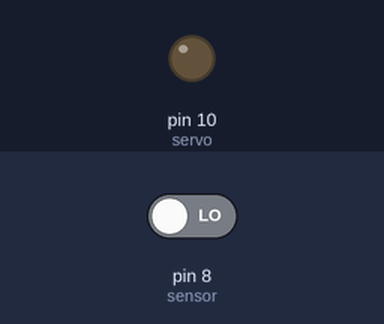
Simulated run of this sketch. Board: Arduino Uno, built with avr-gcc and run on an emulated ATmega328P. Parts: output pins drawn as LEDs (lit = HIGH). The inputs (shaded band) are chosen by the test bench; at power-on: pin 8 (sensor) LOW.

Above: at 1.2 s.
1.3 s: pin 8 (sensor) driven HIGH
At 1.7 s:
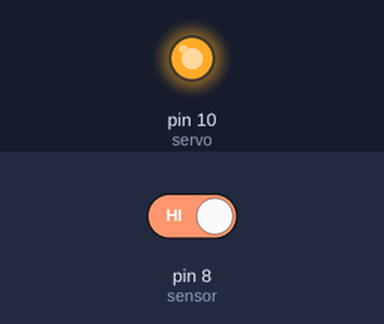
2.8 s: pin 8 (sensor) driven LOW
At 4.1 s:
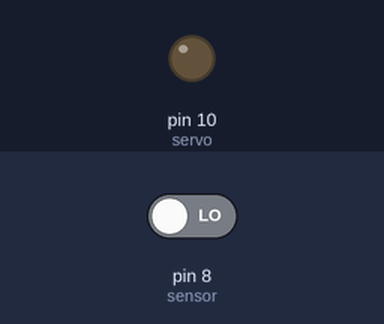
Timing chart, 0 to 5.8 s (numbered marks = the images above; inputs shaded):
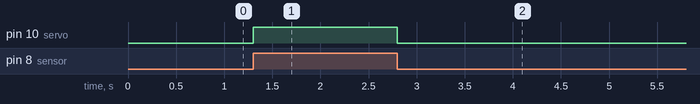

The sketch:

Sensor_de_inclinaci_n_SW-520D_con_Servo_Motor.ino
```cpp
int sensor = 8;
int servo = 10;

void setup() {
  Serial.begin(9600);
  pinMode(sensor, INPUT);
  pinMode(servo, OUTPUT);
}

void loop() {
  digitalWrite(servo, digitalRead(sensor));
}
```

Measured:
- after the input at 1.3 s, pin 10 (servo): LOW → HIGH at once
- after the input at 2.8 s, pin 10 (servo): HIGH → LOW at once
